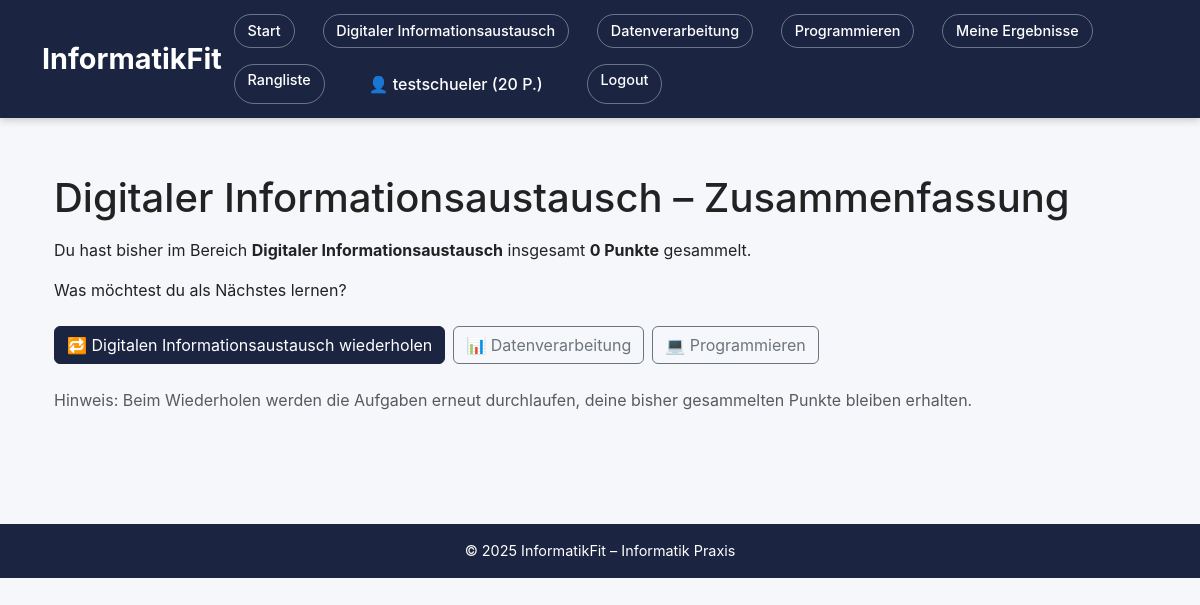
Before: /dia/summary (signed in) with the older database file.
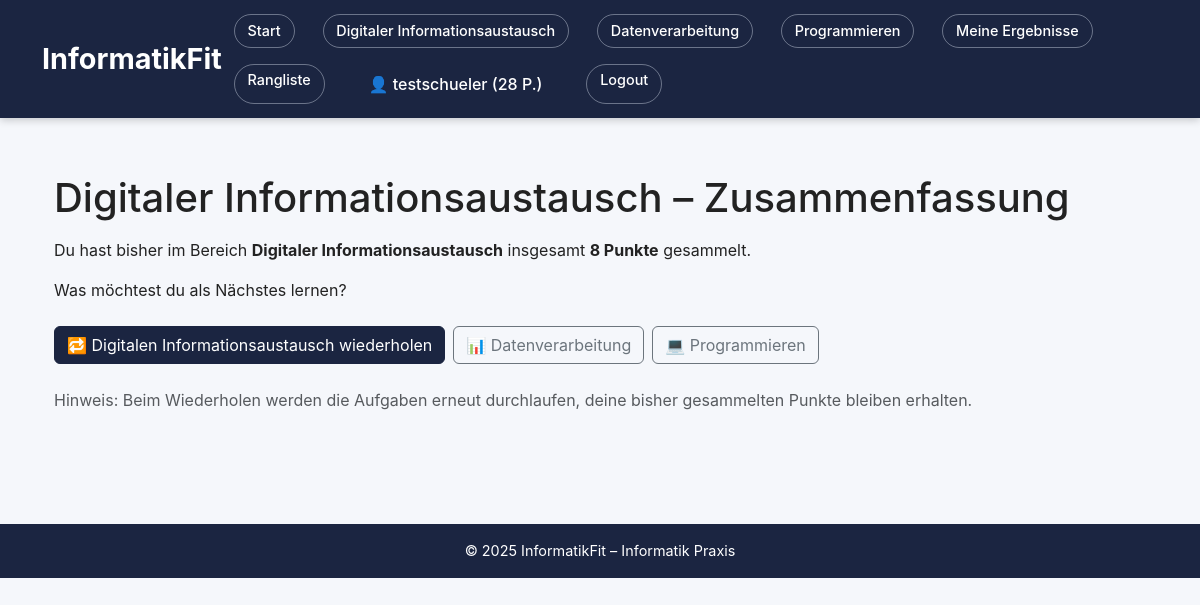
After: the same page with the newer database file.
### models.py (models this page shows, shortened)
class User(db.Model, UserMixin):
    id = db.Column(db.Integer, primary_key=True)
    username = db.Column(db.String(80), unique=True, nullable=False)
    password_hash = db.Column(db.String(255), nullable=False)
    total_points = db.Column(db.Integer, default=0)  # Für Rangliste / Gesamtpunkte
    results = db.relationship('Result', backref='user', lazy=True)

### app.py (the view)
@app.route("/dia/summary")
@login_required
def dia_summary():
    results = Result.query.filter_by(user_id=current_user.id) \
                          .filter(Result.quiz_name.like("DIA_%")) \
                          .all()
    dia_points = sum(r.points for r in results)
    total_tasks = len(DIA_TASK_VIEWS)
    return render_template(
        "dia_summary.html",
        dia_points=dia_points,
        total_tasks=total_tasks
    )

### app.py (called while the page is built)
@login_manager.user_loader
def load_user(user_id):
    return User.query.get(int(user_id))

### templates/dia_summary.html (shortened to what this page needs)
{% extends "base.html" %}
{% block content %}
<div class="container mt-4">
    <h1 class="mb-3">Digitaler Informationsaustausch – Zusammenfassung</h1>
    <p class="mb-3">
        Du hast bisher im Bereich <strong>Digitaler Informationsaustausch</strong>
        insgesamt <strong>{{ dia_points }} Punkte</strong> gesammelt.
    </p>
    <p class="mb-4">
        Was möchtest du als Nächstes lernen?
    </p>
    <div class="d-flex flex-column flex-md-row gap-2">
        <a href="{{ url_for('dia_restart') }}" class="btn btn-primary">
            🔁 Digitalen Informationsaustausch wiederholen
        </a>
        <a href="{{ url_for('datenverarbeitung') }}" class="btn btn-outline-secondary">
            📊 Datenverarbeitung
        </a>
        <a href="{{ url_for('programmieren') }}" class="btn btn-outline-secondary">
            💻 Programmieren
        </a>
    </div>
    <p class="mt-4 text-muted">
        Hinweis: Beim Wiederholen werden die Aufgaben erneut durchlaufen,
        deine bisher gesammelten Punkte bleiben erhalten.
    </p>
</div>
{% endblock %}

### templates/base.html (shortened to what this page needs)
<!doctype html>
<html lang="de">
<head>
    <link
      href="https://cdn.jsdelivr.net/npm/bootstrap@5.3.3/dist/css/bootstrap.min.css"
      rel="stylesheet"
    >
    <link rel="stylesheet" href="{{ url_for('static', filename='style.css') }}">
</head>
<body>
    <header class="topbar">
        <div class="container d-flex justify-content-between align-items-center">
            <h1 class="topbar-brand mb-0">InformatikFit</h1>
            <nav class="nav">
                <a class="nav-link" href="{{ url_for('home') }}">Start</a>
                <a class="nav-link" href="{{ url_for('digitaler_informationsaustausch') }}">
                    Digitaler Informationsaustausch
                </a>
                <a class="nav-link" href="{{ url_for('datenverarbeitung') }}">
                    Datenverarbeitung
                </a>
                <a class="nav-link" href="{{ url_for('programmieren') }}">
                    Programmieren
                </a>
                {% if current_user.is_authenticated %}
                    <a class="nav-link" href="{{ url_for('my_results') }}">Meine Ergebnisse</a>
                    <a class="nav-link" href="{{ url_for('leaderboard') }}">Rangliste</a>
                    <span class="nav-link disabled">
                        👤 {{ current_user.username }} ({{ current_user.total_points }} P.)
                    </span>
                    <a class="nav-link" href="{{ url_for('logout') }}">Logout</a>
                {% else %}
                    <a class="nav-link" href="{{ url_for('login') }}">Login</a>
                    <a class="nav-link" href="{{ url_for('register') }}">Registrieren</a>
                {% endif %}
            </nav>
        </div>
    </header>
    <main class="container mb-5">
        {% block content %}{% endblock %}
    </main>
    <footer class="footer">
        © 2025 InformatikFit – Informatik Praxis
    </footer>
</body>
</html>

Changed rows visible on the page:
changed User "testschueler": total_points "20" → "28"
Other visible differences:
{{ dia_points }}: "0" → "8"
